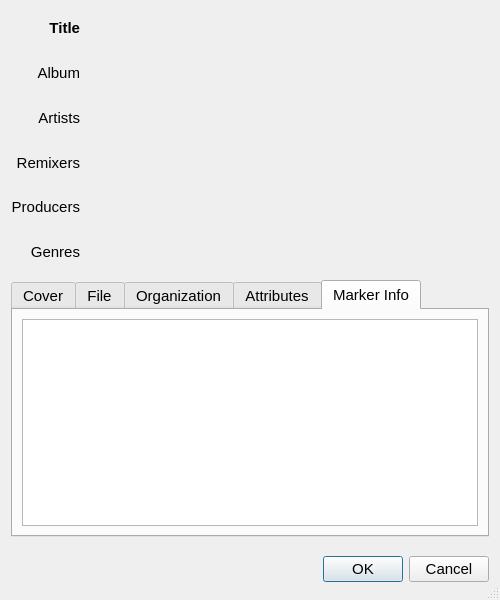
<?xml version="1.0" encoding="UTF-8"?>
<ui version="4.0">
 <class>TrackEditDialog</class>
 <widget class="QDialog" name="TrackEditDialog">
  <property name="geometry">
   <rect>
    <x>0</x>
    <y>0</y>
    <width>500</width>
    <height>600</height>
   </rect>
  </property>
  <property name="sizePolicy">
   <sizepolicy hsizetype="Preferred" vsizetype="Preferred">
    <horstretch>1</horstretch>
    <verstretch>1</verstretch>
   </sizepolicy>
  </property>
  <property name="minimumSize">
   <size>
    <width>500</width>
    <height>600</height>
   </size>
  </property>
  <property name="maximumSize">
   <size>
    <width>1800</width>
    <height>701</height>
   </size>
  </property>
  <property name="font">
   <font>
    <pointsize>11</pointsize>
   </font>
  </property>
  <property name="windowTitle">
   <string>Track Properties</string>
  </property>
  <property name="sizeGripEnabled">
   <bool>true</bool>
  </property>
  <property name="modal">
   <bool>true</bool>
  </property>
  <layout class="QVBoxLayout" name="verticalLayout">
   <property name="spacing">
    <number>12</number>
   </property>
   <item>
    <layout class="QFormLayout" name="formLayout">
     <property name="labelAlignment">
      <set>Qt::AlignRight|Qt::AlignTrailing|Qt::AlignVCenter</set>
     </property>
     <item row="0" column="0">
      <widget class="QLabel" name="titleLabel">
       <property name="sizePolicy">
        <sizepolicy hsizetype="Preferred" vsizetype="Expanding">
         <horstretch>0</horstretch>
         <verstretch>0</verstretch>
        </sizepolicy>
       </property>
       <property name="minimumSize">
        <size>
         <width>0</width>
         <height>0</height>
        </size>
       </property>
       <property name="font">
        <font>
         <pointsize>11</pointsize>
         <weight>75</weight>
         <bold>true</bold>
        </font>
       </property>
       <property name="text">
        <string>Title</string>
       </property>
       <property name="alignment">
        <set>Qt::AlignRight|Qt::AlignTrailing|Qt::AlignVCenter</set>
       </property>
       <property name="margin">
        <number>1</number>
       </property>
      </widget>
     </item>
     <item row="0" column="1">
      <widget class="NxA::RekordBuddy::MultiValueEditor" name="editTrackTitle" native="true">
       <property name="sizePolicy">
        <sizepolicy hsizetype="Expanding" vsizetype="Preferred">
         <horstretch>0</horstretch>
         <verstretch>0</verstretch>
        </sizepolicy>
       </property>
       <property name="minimumSize">
        <size>
         <width>90</width>
         <height>38</height>
        </size>
       </property>
      </widget>
     </item>
     <item row="1" column="0">
      <widget class="QLabel" name="albumLabel">
       <property name="sizePolicy">
        <sizepolicy hsizetype="Preferred" vsizetype="Expanding">
         <horstretch>0</horstretch>
         <verstretch>0</verstretch>
        </sizepolicy>
       </property>
       <property name="minimumSize">
        <size>
         <width>0</width>
         <height>0</height>
        </size>
       </property>
       <property name="font">
        <font>
         <pointsize>11</pointsize>
        </font>
       </property>
       <property name="text">
        <string>Album</string>
       </property>
       <property name="alignment">
        <set>Qt::AlignRight|Qt::AlignTrailing|Qt::AlignVCenter</set>
       </property>
       <property name="margin">
        <number>1</number>
       </property>
      </widget>
     </item>
     <item row="1" column="1">
      <widget class="NxA::RekordBuddy::MultiValueEditor" name="editTrackAlbum" native="true">
       <property name="sizePolicy">
        <sizepolicy hsizetype="Expanding" vsizetype="Preferred">
         <horstretch>0</horstretch>
         <verstretch>0</verstretch>
        </sizepolicy>
       </property>
       <property name="minimumSize">
        <size>
         <width>90</width>
         <height>38</height>
        </size>
       </property>
      </widget>
     </item>
     <item row="2" column="0">
      <widget class="QLabel" name="artistsLabel">
       <property name="sizePolicy">
        <sizepolicy hsizetype="Preferred" vsizetype="Expanding">
         <horstretch>0</horstretch>
         <verstretch>0</verstretch>
        </sizepolicy>
       </property>
       <property name="minimumSize">
        <size>
         <width>0</width>
         <height>0</height>
        </size>
       </property>
       <property name="font">
        <font>
         <pointsize>11</pointsize>
        </font>
       </property>
       <property name="text">
        <string>Artists</string>
       </property>
       <property name="alignment">
        <set>Qt::AlignRight|Qt::AlignTrailing|Qt::AlignVCenter</set>
       </property>
       <property name="margin">
        <number>1</number>
       </property>
      </widget>
     </item>
     <item row="2" column="1">
      <widget class="NxA::RekordBuddy::MultiValueEditor" name="editTrackArtists" native="true">
       <property name="sizePolicy">
        <sizepolicy hsizetype="Expanding" vsizetype="Preferred">
         <horstretch>0</horstretch>
         <verstretch>0</verstretch>
        </sizepolicy>
       </property>
       <property name="minimumSize">
        <size>
         <width>90</width>
         <height>38</height>
        </size>
       </property>
      </widget>
     </item>
     <item row="3" column="0">
      <widget class="QLabel" name="remixLabel">
       <property name="sizePolicy">
        <sizepolicy hsizetype="Preferred" vsizetype="Expanding">
         <horstretch>0</horstretch>
         <verstretch>0</verstretch>
        </sizepolicy>
       </property>
       <property name="minimumSize">
        <size>
         <width>0</width>
         <height>0</height>
        </size>
       </property>
       <property name="font">
        <font>
         <pointsize>11</pointsize>
        </font>
       </property>
       <property name="text">
        <string>Remixers</string>
       </property>
       <property name="alignment">
        <set>Qt::AlignRight|Qt::AlignTrailing|Qt::AlignVCenter</set>
       </property>
       <property name="margin">
        <number>1</number>
       </property>
      </widget>
     </item>
     <item row="3" column="1">
      <widget class="NxA::RekordBuddy::MultiValueEditor" name="editTrackRemixers" native="true">
       <property name="sizePolicy">
        <sizepolicy hsizetype="Expanding" vsizetype="Preferred">
         <horstretch>0</horstretch>
         <verstretch>0</verstretch>
        </sizepolicy>
       </property>
       <property name="minimumSize">
        <size>
         <width>90</width>
         <height>38</height>
        </size>
       </property>
      </widget>
     </item>
     <item row="4" column="0">
      <widget class="QLabel" name="producersLabel">
       <property name="sizePolicy">
        <sizepolicy hsizetype="Preferred" vsizetype="Expanding">
         <horstretch>0</horstretch>
         <verstretch>0</verstretch>
        </sizepolicy>
       </property>
       <property name="minimumSize">
        <size>
         <width>0</width>
         <height>0</height>
        </size>
       </property>
       <property name="font">
        <font>
         <pointsize>11</pointsize>
        </font>
       </property>
       <property name="text">
        <string>Producers</string>
       </property>
       <property name="alignment">
        <set>Qt::AlignRight|Qt::AlignTrailing|Qt::AlignVCenter</set>
       </property>
       <property name="margin">
        <number>1</number>
       </property>
      </widget>
     </item>
     <item row="4" column="1">
      <widget class="NxA::RekordBuddy::MultiValueEditor" name="editTrackProducers" native="true">
       <property name="sizePolicy">
        <sizepolicy hsizetype="Expanding" vsizetype="Preferred">
         <horstretch>0</horstretch>
         <verstretch>0</verstretch>
        </sizepolicy>
       </property>
       <property name="minimumSize">
        <size>
         <width>90</width>
         <height>38</height>
        </size>
       </property>
      </widget>
     </item>
     <item row="5" column="0">
      <widget class="QLabel" name="genresLabel">
       <property name="sizePolicy">
        <sizepolicy hsizetype="Preferred" vsizetype="Expanding">
         <horstretch>0</horstretch>
         <verstretch>0</verstretch>
        </sizepolicy>
       </property>
       <property name="minimumSize">
        <size>
         <width>0</width>
         <height>0</height>
        </size>
       </property>
       <property name="font">
        <font>
         <pointsize>11</pointsize>
        </font>
       </property>
       <property name="text">
        <string>Genres</string>
       </property>
       <property name="alignment">
        <set>Qt::AlignRight|Qt::AlignTrailing|Qt::AlignVCenter</set>
       </property>
       <property name="margin">
        <number>1</number>
       </property>
      </widget>
     </item>
     <item row="5" column="1">
      <widget class="NxA::RekordBuddy::MultiValueEditor" name="editTrackGenres" native="true">
       <property name="sizePolicy">
        <sizepolicy hsizetype="Expanding" vsizetype="Preferred">
         <horstretch>0</horstretch>
         <verstretch>0</verstretch>
        </sizepolicy>
       </property>
       <property name="minimumSize">
        <size>
         <width>90</width>
         <height>38</height>
        </size>
       </property>
      </widget>
     </item>
    </layout>
   </item>
   <item>
    <widget class="QTabWidget" name="tabWidget">
     <property name="sizePolicy">
      <sizepolicy hsizetype="MinimumExpanding" vsizetype="MinimumExpanding">
       <horstretch>0</horstretch>
       <verstretch>0</verstretch>
      </sizepolicy>
     </property>
     <property name="maximumSize">
      <size>
       <width>1677215</width>
       <height>16777215</height>
      </size>
     </property>
     <property name="tabShape">
      <enum>QTabWidget::Rounded</enum>
     </property>
     <property name="currentIndex">
      <number>4</number>
     </property>
     <widget class="QWidget" name="coverTab">
      <attribute name="title">
       <string>Cover</string>
      </attribute>
      <layout class="QVBoxLayout" name="verticalLayout_2">
       <item>
        <widget class="NxA::RekordBuddy::MultiValueEditor" name="editTrackArtwork" native="true">
         <property name="sizePolicy">
          <sizepolicy hsizetype="Preferred" vsizetype="MinimumExpanding">
           <horstretch>0</horstretch>
           <verstretch>128</verstretch>
          </sizepolicy>
         </property>
         <property name="minimumSize">
          <size>
           <width>0</width>
           <height>30</height>
          </size>
         </property>
        </widget>
       </item>
      </layout>
     </widget>
     <widget class="QWidget" name="fileTab">
      <property name="sizePolicy">
       <sizepolicy hsizetype="Expanding" vsizetype="Expanding">
        <horstretch>0</horstretch>
        <verstretch>0</verstretch>
       </sizepolicy>
      </property>
      <attribute name="title">
       <string>File</string>
      </attribute>
      <layout class="QVBoxLayout" name="verticalLayout_3">
       <item>
        <layout class="QFormLayout" name="formLayout_2">
         <property name="sizeConstraint">
          <enum>QLayout::SetDefaultConstraint</enum>
         </property>
         <property name="labelAlignment">
          <set>Qt::AlignRight|Qt::AlignTrailing|Qt::AlignVCenter</set>
         </property>
         <property name="formAlignment">
          <set>Qt::AlignLeading|Qt::AlignLeft|Qt::AlignVCenter</set>
         </property>
         <item row="0" column="0">
          <widget class="QLabel" name="dateReleaseLabel">
           <property name="sizePolicy">
            <sizepolicy hsizetype="MinimumExpanding" vsizetype="Preferred">
             <horstretch>0</horstretch>
             <verstretch>0</verstretch>
            </sizepolicy>
           </property>
           <property name="minimumSize">
            <size>
             <width>0</width>
             <height>0</height>
            </size>
           </property>
           <property name="font">
            <font>
             <pointsize>11</pointsize>
            </font>
           </property>
           <property name="text">
            <string>Date Released</string>
           </property>
           <property name="alignment">
            <set>Qt::AlignLeading|Qt::AlignLeft|Qt::AlignVCenter</set>
           </property>
           <property name="margin">
            <number>1</number>
           </property>
          </widget>
         </item>
         <item row="0" column="1">
          <widget class="NxA::RekordBuddy::MultiValueEditor" name="editTrackDateReleased" native="true">
           <property name="sizePolicy">
            <sizepolicy hsizetype="Expanding" vsizetype="MinimumExpanding">
             <horstretch>0</horstretch>
             <verstretch>0</verstretch>
            </sizepolicy>
           </property>
           <property name="minimumSize">
            <size>
             <width>100</width>
             <height>38</height>
            </size>
           </property>
          </widget>
         </item>
         <item row="1" column="0">
          <widget class="QLabel" name="dateAddLabel">
           <property name="sizePolicy">
            <sizepolicy hsizetype="MinimumExpanding" vsizetype="Preferred">
             <horstretch>0</horstretch>
             <verstretch>0</verstretch>
            </sizepolicy>
           </property>
           <property name="minimumSize">
            <size>
             <width>0</width>
             <height>0</height>
            </size>
           </property>
           <property name="font">
            <font>
             <pointsize>11</pointsize>
            </font>
           </property>
           <property name="text">
            <string>Date Added</string>
           </property>
           <property name="alignment">
            <set>Qt::AlignLeading|Qt::AlignLeft|Qt::AlignVCenter</set>
           </property>
           <property name="margin">
            <number>1</number>
           </property>
          </widget>
         </item>
         <item row="1" column="1">
          <widget class="NxA::RekordBuddy::MultiValueEditor" name="editTrackDateAdded" native="true">
           <property name="sizePolicy">
            <sizepolicy hsizetype="Expanding" vsizetype="MinimumExpanding">
             <horstretch>0</horstretch>
             <verstretch>0</verstretch>
            </sizepolicy>
           </property>
           <property name="minimumSize">
            <size>
             <width>100</width>
             <height>38</height>
            </size>
           </property>
          </widget>
         </item>
         <item row="2" column="0">
          <widget class="QLabel" name="labelLength">
           <property name="sizePolicy">
            <sizepolicy hsizetype="MinimumExpanding" vsizetype="Preferred">
             <horstretch>0</horstretch>
             <verstretch>0</verstretch>
            </sizepolicy>
           </property>
           <property name="font">
            <font>
             <pointsize>11</pointsize>
            </font>
           </property>
           <property name="text">
            <string>Track Length</string>
           </property>
           <property name="alignment">
            <set>Qt::AlignLeading|Qt::AlignLeft|Qt::AlignVCenter</set>
           </property>
          </widget>
         </item>
         <item row="2" column="1">
          <widget class="NxA::RekordBuddy::MultiValueEditor" name="showTrackLength" native="true">
           <property name="sizePolicy">
            <sizepolicy hsizetype="Expanding" vsizetype="Preferred">
             <horstretch>0</horstretch>
             <verstretch>0</verstretch>
            </sizepolicy>
           </property>
           <property name="minimumSize">
            <size>
             <width>100</width>
             <height>30</height>
            </size>
           </property>
          </widget>
         </item>
         <item row="3" column="0">
          <widget class="QLabel" name="labelLastModified">
           <property name="sizePolicy">
            <sizepolicy hsizetype="MinimumExpanding" vsizetype="Preferred">
             <horstretch>0</horstretch>
             <verstretch>0</verstretch>
            </sizepolicy>
           </property>
           <property name="font">
            <font>
             <pointsize>11</pointsize>
            </font>
           </property>
           <property name="text">
            <string>Time Last Modified</string>
           </property>
           <property name="alignment">
            <set>Qt::AlignLeading|Qt::AlignLeft|Qt::AlignVCenter</set>
           </property>
          </widget>
         </item>
         <item row="3" column="1">
          <widget class="NxA::RekordBuddy::MultiValueEditor" name="showTrackTimeLastModified" native="true">
           <property name="sizePolicy">
            <sizepolicy hsizetype="Expanding" vsizetype="Preferred">
             <horstretch>0</horstretch>
             <verstretch>0</verstretch>
            </sizepolicy>
           </property>
           <property name="minimumSize">
            <size>
             <width>100</width>
             <height>30</height>
            </size>
           </property>
          </widget>
         </item>
         <item row="4" column="0">
          <widget class="QLabel" name="labelFilename">
           <property name="sizePolicy">
            <sizepolicy hsizetype="MinimumExpanding" vsizetype="Preferred">
             <horstretch>0</horstretch>
             <verstretch>0</verstretch>
            </sizepolicy>
           </property>
           <property name="font">
            <font>
             <pointsize>11</pointsize>
            </font>
           </property>
           <property name="text">
            <string>File Name</string>
           </property>
           <property name="alignment">
            <set>Qt::AlignLeading|Qt::AlignLeft|Qt::AlignVCenter</set>
           </property>
          </widget>
         </item>
         <item row="4" column="1">
          <widget class="NxA::RekordBuddy::MultiValueEditor" name="showTrackAbsoluteFilePath" native="true">
           <property name="sizePolicy">
            <sizepolicy hsizetype="Expanding" vsizetype="Preferred">
             <horstretch>0</horstretch>
             <verstretch>0</verstretch>
            </sizepolicy>
           </property>
           <property name="minimumSize">
            <size>
             <width>100</width>
             <height>30</height>
            </size>
           </property>
          </widget>
         </item>
         <item row="5" column="0">
          <widget class="QLabel" name="trackNumberLabel">
           <property name="sizePolicy">
            <sizepolicy hsizetype="MinimumExpanding" vsizetype="Preferred">
             <horstretch>0</horstretch>
             <verstretch>0</verstretch>
            </sizepolicy>
           </property>
           <property name="minimumSize">
            <size>
             <width>0</width>
             <height>0</height>
            </size>
           </property>
           <property name="font">
            <font>
             <pointsize>11</pointsize>
            </font>
           </property>
           <property name="text">
            <string>Track Number</string>
           </property>
           <property name="alignment">
            <set>Qt::AlignLeading|Qt::AlignLeft|Qt::AlignVCenter</set>
           </property>
           <property name="margin">
            <number>1</number>
           </property>
          </widget>
         </item>
         <item row="5" column="1">
          <widget class="NxA::RekordBuddy::MultiValueEditor" name="editTrackNumber" native="true">
           <property name="sizePolicy">
            <sizepolicy hsizetype="Expanding" vsizetype="Preferred">
             <horstretch>0</horstretch>
             <verstretch>0</verstretch>
            </sizepolicy>
           </property>
           <property name="minimumSize">
            <size>
             <width>100</width>
             <height>38</height>
            </size>
           </property>
          </widget>
         </item>
        </layout>
       </item>
      </layout>
     </widget>
     <widget class="QWidget" name="extendedTab">
      <attribute name="title">
       <string>Organization</string>
      </attribute>
      <layout class="QVBoxLayout" name="verticalLayout_4">
       <item>
        <layout class="QFormLayout" name="formLayout_4">
         <property name="labelAlignment">
          <set>Qt::AlignRight|Qt::AlignTrailing|Qt::AlignVCenter</set>
         </property>
         <property name="formAlignment">
          <set>Qt::AlignLeading|Qt::AlignLeft|Qt::AlignVCenter</set>
         </property>
         <item row="0" column="0">
          <widget class="QLabel" name="labelColor">
           <property name="font">
            <font>
             <pointsize>11</pointsize>
            </font>
           </property>
           <property name="text">
            <string>Track Color</string>
           </property>
          </widget>
         </item>
         <item row="0" column="1">
          <widget class="NxA::RekordBuddy::MultiValueEditor" name="editTrackColor" native="true">
           <property name="sizePolicy">
            <sizepolicy hsizetype="MinimumExpanding" vsizetype="MinimumExpanding">
             <horstretch>0</horstretch>
             <verstretch>0</verstretch>
            </sizepolicy>
           </property>
           <property name="minimumSize">
            <size>
             <width>100</width>
             <height>30</height>
            </size>
           </property>
          </widget>
         </item>
         <item row="1" column="0">
          <widget class="QLabel" name="labelLabel">
           <property name="sizePolicy">
            <sizepolicy hsizetype="Preferred" vsizetype="Expanding">
             <horstretch>0</horstretch>
             <verstretch>0</verstretch>
            </sizepolicy>
           </property>
           <property name="minimumSize">
            <size>
             <width>0</width>
             <height>0</height>
            </size>
           </property>
           <property name="font">
            <font>
             <pointsize>11</pointsize>
            </font>
           </property>
           <property name="text">
            <string>Record Label</string>
           </property>
           <property name="alignment">
            <set>Qt::AlignRight|Qt::AlignTrailing|Qt::AlignVCenter</set>
           </property>
           <property name="margin">
            <number>1</number>
           </property>
          </widget>
         </item>
         <item row="1" column="1">
          <widget class="NxA::RekordBuddy::MultiValueEditor" name="editTrackRecordLabel" native="true">
           <property name="sizePolicy">
            <sizepolicy hsizetype="MinimumExpanding" vsizetype="MinimumExpanding">
             <horstretch>0</horstretch>
             <verstretch>0</verstretch>
            </sizepolicy>
           </property>
           <property name="minimumSize">
            <size>
             <width>100</width>
             <height>30</height>
            </size>
           </property>
          </widget>
         </item>
         <item row="2" column="0">
          <widget class="QLabel" name="mixnameLabel">
           <property name="sizePolicy">
            <sizepolicy hsizetype="MinimumExpanding" vsizetype="Preferred">
             <horstretch>0</horstretch>
             <verstretch>0</verstretch>
            </sizepolicy>
           </property>
           <property name="minimumSize">
            <size>
             <width>0</width>
             <height>0</height>
            </size>
           </property>
           <property name="font">
            <font>
             <pointsize>11</pointsize>
            </font>
           </property>
           <property name="text">
            <string>Mix Name</string>
           </property>
           <property name="alignment">
            <set>Qt::AlignLeading|Qt::AlignLeft|Qt::AlignVCenter</set>
           </property>
           <property name="margin">
            <number>1</number>
           </property>
          </widget>
         </item>
         <item row="2" column="1">
          <widget class="NxA::RekordBuddy::MultiValueEditor" name="editTrackMixName" native="true">
           <property name="sizePolicy">
            <sizepolicy hsizetype="Expanding" vsizetype="MinimumExpanding">
             <horstretch>0</horstretch>
             <verstretch>0</verstretch>
            </sizepolicy>
           </property>
           <property name="minimumSize">
            <size>
             <width>100</width>
             <height>38</height>
            </size>
           </property>
          </widget>
         </item>
         <item row="3" column="0">
          <widget class="QLabel" name="tagsLabel">
           <property name="sizePolicy">
            <sizepolicy hsizetype="Preferred" vsizetype="Expanding">
             <horstretch>0</horstretch>
             <verstretch>0</verstretch>
            </sizepolicy>
           </property>
           <property name="minimumSize">
            <size>
             <width>0</width>
             <height>0</height>
            </size>
           </property>
           <property name="font">
            <font>
             <pointsize>11</pointsize>
            </font>
           </property>
           <property name="text">
            <string>Tags</string>
           </property>
           <property name="alignment">
            <set>Qt::AlignRight|Qt::AlignTrailing|Qt::AlignVCenter</set>
           </property>
           <property name="margin">
            <number>1</number>
           </property>
          </widget>
         </item>
         <item row="3" column="1">
          <widget class="NxA::RekordBuddy::MultiValueEditor" name="editTrackTags" native="true">
           <property name="sizePolicy">
            <sizepolicy hsizetype="MinimumExpanding" vsizetype="MinimumExpanding">
             <horstretch>0</horstretch>
             <verstretch>0</verstretch>
            </sizepolicy>
           </property>
           <property name="minimumSize">
            <size>
             <width>100</width>
             <height>30</height>
            </size>
           </property>
          </widget>
         </item>
         <item row="4" column="0">
          <widget class="QLabel" name="groupingLabel">
           <property name="sizePolicy">
            <sizepolicy hsizetype="Preferred" vsizetype="Expanding">
             <horstretch>0</horstretch>
             <verstretch>0</verstretch>
            </sizepolicy>
           </property>
           <property name="minimumSize">
            <size>
             <width>0</width>
             <height>0</height>
            </size>
           </property>
           <property name="font">
            <font>
             <pointsize>11</pointsize>
            </font>
           </property>
           <property name="text">
            <string>Grouping</string>
           </property>
           <property name="alignment">
            <set>Qt::AlignRight|Qt::AlignTrailing|Qt::AlignVCenter</set>
           </property>
           <property name="margin">
            <number>1</number>
           </property>
          </widget>
         </item>
         <item row="4" column="1">
          <widget class="NxA::RekordBuddy::MultiValueEditor" name="editTrackGrouping" native="true">
           <property name="sizePolicy">
            <sizepolicy hsizetype="MinimumExpanding" vsizetype="MinimumExpanding">
             <horstretch>0</horstretch>
             <verstretch>0</verstretch>
            </sizepolicy>
           </property>
           <property name="minimumSize">
            <size>
             <width>100</width>
             <height>30</height>
            </size>
           </property>
          </widget>
         </item>
         <item row="5" column="0">
          <widget class="QLabel" name="keysLabel">
           <property name="sizePolicy">
            <sizepolicy hsizetype="Preferred" vsizetype="Expanding">
             <horstretch>0</horstretch>
             <verstretch>0</verstretch>
            </sizepolicy>
           </property>
           <property name="minimumSize">
            <size>
             <width>0</width>
             <height>0</height>
            </size>
           </property>
           <property name="font">
            <font>
             <pointsize>11</pointsize>
            </font>
           </property>
           <property name="text">
            <string>Keys</string>
           </property>
           <property name="alignment">
            <set>Qt::AlignRight|Qt::AlignTrailing|Qt::AlignVCenter</set>
           </property>
           <property name="margin">
            <number>1</number>
           </property>
          </widget>
         </item>
         <item row="5" column="1">
          <widget class="NxA::RekordBuddy::MultiValueEditor" name="editTrackKeys" native="true">
           <property name="sizePolicy">
            <sizepolicy hsizetype="MinimumExpanding" vsizetype="MinimumExpanding">
             <horstretch>0</horstretch>
             <verstretch>0</verstretch>
            </sizepolicy>
           </property>
           <property name="minimumSize">
            <size>
             <width>90</width>
             <height>30</height>
            </size>
           </property>
          </widget>
         </item>
        </layout>
       </item>
      </layout>
     </widget>
     <widget class="QWidget" name="tab">
      <attribute name="title">
       <string>Attributes</string>
      </attribute>
      <layout class="QVBoxLayout" name="verticalLayout_5">
       <item>
        <layout class="QFormLayout" name="formLayout_3">
         <property name="labelAlignment">
          <set>Qt::AlignRight|Qt::AlignTrailing|Qt::AlignVCenter</set>
         </property>
         <property name="formAlignment">
          <set>Qt::AlignLeading|Qt::AlignLeft|Qt::AlignVCenter</set>
         </property>
         <item row="0" column="0">
          <widget class="QLabel" name="bpmLabel">
           <property name="sizePolicy">
            <sizepolicy hsizetype="Preferred" vsizetype="Expanding">
             <horstretch>0</horstretch>
             <verstretch>0</verstretch>
            </sizepolicy>
           </property>
           <property name="minimumSize">
            <size>
             <width>0</width>
             <height>0</height>
            </size>
           </property>
           <property name="font">
            <font>
             <pointsize>11</pointsize>
            </font>
           </property>
           <property name="text">
            <string>BPM</string>
           </property>
           <property name="alignment">
            <set>Qt::AlignRight|Qt::AlignTrailing|Qt::AlignVCenter</set>
           </property>
           <property name="margin">
            <number>1</number>
           </property>
          </widget>
         </item>
         <item row="0" column="1">
          <widget class="NxA::RekordBuddy::MultiValueEditor" name="editTrackBeatsPerMinute" native="true">
           <property name="sizePolicy">
            <sizepolicy hsizetype="MinimumExpanding" vsizetype="MinimumExpanding">
             <horstretch>0</horstretch>
             <verstretch>0</verstretch>
            </sizepolicy>
           </property>
           <property name="minimumSize">
            <size>
             <width>100</width>
             <height>30</height>
            </size>
           </property>
          </widget>
         </item>
         <item row="1" column="0">
          <widget class="QLabel" name="labelPlaycount">
           <property name="sizePolicy">
            <sizepolicy hsizetype="Preferred" vsizetype="Expanding">
             <horstretch>0</horstretch>
             <verstretch>0</verstretch>
            </sizepolicy>
           </property>
           <property name="minimumSize">
            <size>
             <width>0</width>
             <height>0</height>
            </size>
           </property>
           <property name="font">
            <font>
             <pointsize>11</pointsize>
            </font>
           </property>
           <property name="text">
            <string>Play Count</string>
           </property>
           <property name="alignment">
            <set>Qt::AlignRight|Qt::AlignTrailing|Qt::AlignVCenter</set>
           </property>
           <property name="margin">
            <number>1</number>
           </property>
          </widget>
         </item>
         <item row="1" column="1">
          <widget class="NxA::RekordBuddy::MultiValueEditor" name="editTrackPlayCount" native="true">
           <property name="sizePolicy">
            <sizepolicy hsizetype="MinimumExpanding" vsizetype="Preferred">
             <horstretch>0</horstretch>
             <verstretch>0</verstretch>
            </sizepolicy>
           </property>
           <property name="minimumSize">
            <size>
             <width>90</width>
             <height>30</height>
            </size>
           </property>
          </widget>
         </item>
         <item row="2" column="0">
          <widget class="QLabel" name="commentsLabel">
           <property name="sizePolicy">
            <sizepolicy hsizetype="Preferred" vsizetype="Expanding">
             <horstretch>0</horstretch>
             <verstretch>0</verstretch>
            </sizepolicy>
           </property>
           <property name="minimumSize">
            <size>
             <width>0</width>
             <height>0</height>
            </size>
           </property>
           <property name="font">
            <font>
             <pointsize>11</pointsize>
            </font>
           </property>
           <property name="text">
            <string>Comments</string>
           </property>
           <property name="alignment">
            <set>Qt::AlignRight|Qt::AlignTrailing|Qt::AlignVCenter</set>
           </property>
           <property name="margin">
            <number>1</number>
           </property>
          </widget>
         </item>
         <item row="2" column="1">
          <widget class="NxA::RekordBuddy::MultiValueEditor" name="editTrackComments" native="true">
           <property name="sizePolicy">
            <sizepolicy hsizetype="MinimumExpanding" vsizetype="MinimumExpanding">
             <horstretch>0</horstretch>
             <verstretch>0</verstretch>
            </sizepolicy>
           </property>
           <property name="minimumSize">
            <size>
             <width>100</width>
             <height>30</height>
            </size>
           </property>
          </widget>
         </item>
         <item row="3" column="0">
          <widget class="QLabel" name="labelRating">
           <property name="sizePolicy">
            <sizepolicy hsizetype="MinimumExpanding" vsizetype="Preferred">
             <horstretch>0</horstretch>
             <verstretch>0</verstretch>
            </sizepolicy>
           </property>
           <property name="font">
            <font>
             <pointsize>11</pointsize>
            </font>
           </property>
           <property name="text">
            <string>Rating</string>
           </property>
           <property name="alignment">
            <set>Qt::AlignLeading|Qt::AlignLeft|Qt::AlignVCenter</set>
           </property>
          </widget>
         </item>
         <item row="3" column="1">
          <widget class="NxA::RekordBuddy::MultiValueEditor" name="editTrackRating" native="true">
           <property name="sizePolicy">
            <sizepolicy hsizetype="Expanding" vsizetype="Preferred">
             <horstretch>0</horstretch>
             <verstretch>0</verstretch>
            </sizepolicy>
           </property>
           <property name="minimumSize">
            <size>
             <width>100</width>
             <height>38</height>
            </size>
           </property>
          </widget>
         </item>
        </layout>
       </item>
      </layout>
     </widget>
     <widget class="QWidget" name="markerInfoTab">
      <attribute name="title">
       <string>Marker Info</string>
      </attribute>
      <layout class="QVBoxLayout" name="verticalLayout_6">
       <item>
        <widget class="QTextBrowser" name="markerInfo"/>
       </item>
      </layout>
     </widget>
    </widget>
   </item>
   <item>
    <widget class="QDialogButtonBox" name="buttonBox">
     <property name="sizePolicy">
      <sizepolicy hsizetype="Expanding" vsizetype="Fixed">
       <horstretch>0</horstretch>
       <verstretch>0</verstretch>
      </sizepolicy>
     </property>
     <property name="minimumSize">
      <size>
       <width>0</width>
       <height>40</height>
      </size>
     </property>
     <property name="orientation">
      <enum>Qt::Horizontal</enum>
     </property>
     <property name="standardButtons">
      <set>QDialogButtonBox::Cancel|QDialogButtonBox::Ok</set>
     </property>
     <property name="centerButtons">
      <bool>false</bool>
     </property>
    </widget>
   </item>
  </layout>
 </widget>
 <customwidgets>
  <customwidget>
   <class>NxA::RekordBuddy::MultiValueEditor</class>
   <extends>QWidget</extends>
   <header>UiMainWindow/MultiValueEditor.hpp</header>
  </customwidget>
 </customwidgets>
 <resources/>
 <connections>
  <connection>
   <sender>buttonBox</sender>
   <signal>accepted()</signal>
   <receiver>TrackEditDialog</receiver>
   <slot>accept()</slot>
   <hints>
    <hint type="sourcelabel">
     <x>248</x>
     <y>254</y>
    </hint>
    <hint type="destinationlabel">
     <x>157</x>
     <y>274</y>
    </hint>
   </hints>
  </connection>
  <connection>
   <sender>buttonBox</sender>
   <signal>rejected()</signal>
   <receiver>TrackEditDialog</receiver>
   <slot>reject()</slot>
   <hints>
    <hint type="sourcelabel">
     <x>316</x>
     <y>260</y>
    </hint>
    <hint type="destinationlabel">
     <x>286</x>
     <y>274</y>
    </hint>
   </hints>
  </connection>
 </connections>
</ui>
